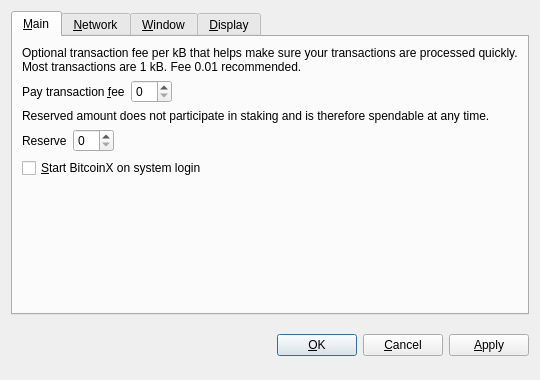
<?xml version="1.0" encoding="UTF-8"?>
<ui version="4.0">
 <class>OptionsDialog</class>
 <widget class="QDialog" name="OptionsDialog">
  <property name="geometry">
   <rect>
    <x>0</x>
    <y>0</y>
    <width>540</width>
    <height>380</height>
   </rect>
  </property>
  <property name="windowTitle">
   <string>Options</string>
  </property>
  <property name="modal">
   <bool>true</bool>
  </property>
  <layout class="QVBoxLayout" name="verticalLayout">
   <item>
    <widget class="QTabWidget" name="tabWidget">
     <property name="tabPosition">
      <enum>QTabWidget::North</enum>
     </property>
     <property name="currentIndex">
      <number>0</number>
     </property>
     <widget class="QWidget" name="tabMain">
      <attribute name="title">
       <string>&amp;Main</string>
      </attribute>
      <layout class="QVBoxLayout" name="verticalLayout_Main">
       <item>
        <widget class="QLabel" name="transactionFeeInfoLabel">
         <property name="text">
          <string>Optional transaction fee per kB that helps make sure your transactions are processed quickly. Most transactions are 1 kB. Fee 0.01 recommended.</string>
         </property>
         <property name="textFormat">
          <enum>Qt::PlainText</enum>
         </property>
         <property name="wordWrap">
          <bool>true</bool>
         </property>
        </widget>
       </item>
       <item>
        <layout class="QHBoxLayout" name="horizontalLayoutFee">
         <item>
          <widget class="QLabel" name="transactionFeeLabel">
           <property name="text">
            <string>Pay transaction &amp;fee</string>
           </property>
           <property name="textFormat">
            <enum>Qt::PlainText</enum>
           </property>
           <property name="buddy">
            <cstring>transactionFee</cstring>
           </property>
          </widget>
         </item>
         <item>
          <widget class="BitcoinAmountField" name="transactionFee"/>
         </item>
         <item>
          <spacer name="horizontalSpacerFee">
           <property name="orientation">
            <enum>Qt::Horizontal</enum>
           </property>
           <property name="sizeHint" stdset="0">
            <size>
             <width>40</width>
             <height>20</height>
            </size>
           </property>
          </spacer>
         </item>
        </layout>
       </item>
       <item>
        <widget class="QLabel" name="reserveBalanceInfoLabel">
         <property name="text">
          <string>Reserved amount does not participate in staking and is therefore spendable at any time.</string>
         </property>
         <property name="textFormat">
          <enum>Qt::PlainText</enum>
         </property>
         <property name="wordWrap">
          <bool>true</bool>
         </property>
        </widget>
       </item>
       <item>
        <layout class="QHBoxLayout" name="horizontalLayoutReserveBalance">
         <item>
          <widget class="QLabel" name="reserveBalanceLabel">
           <property name="text">
            <string>Reserve</string>
           </property>
           <property name="textFormat">
            <enum>Qt::PlainText</enum>
           </property>
           <property name="buddy">
            <cstring>reserveBalance</cstring>
           </property>
          </widget>
         </item>
         <item>
          <widget class="BitcoinAmountField" name="reserveBalance"/>
         </item>
         <item>
          <spacer name="horizontalSpacerReserveBalance">
           <property name="orientation">
            <enum>Qt::Horizontal</enum>
           </property>
           <property name="sizeHint" stdset="0">
            <size>
             <width>40</width>
             <height>20</height>
            </size>
           </property>
          </spacer>
         </item>
        </layout>
       </item>
       <item>
        <widget class="QCheckBox" name="bitcoinAtStartup">
         <property name="toolTip">
          <string>Automatically start BitcoinX after logging in to the system.</string>
         </property>
         <property name="text">
          <string>&amp;Start BitcoinX on system login</string>
         </property>
        </widget>
       </item>
       <item>
        <spacer name="verticalSpacer_Main">
         <property name="orientation">
          <enum>Qt::Vertical</enum>
         </property>
         <property name="sizeHint" stdset="0">
          <size>
           <width>20</width>
           <height>40</height>
          </size>
         </property>
        </spacer>
       </item>
      </layout>
     </widget>
     <widget class="QWidget" name="tabNetwork">
      <attribute name="title">
       <string>&amp;Network</string>
      </attribute>
      <layout class="QVBoxLayout" name="verticalLayout_Network">
       <item>
        <widget class="QCheckBox" name="mapPortUpnp">
         <property name="toolTip">
          <string>Automatically open the BitcoinX client port on the router. This only works when your router supports UPnP and it is enabled.</string>
         </property>
         <property name="text">
          <string>Map port using &amp;UPnP</string>
         </property>
        </widget>
       </item>
       <item>
        <widget class="QCheckBox" name="connectSocks">
         <property name="toolTip">
          <string>Connect to the BitcoinX network through a SOCKS proxy (e.g. when connecting through Tor).</string>
         </property>
         <property name="text">
          <string>&amp;Connect through SOCKS proxy:</string>
         </property>
        </widget>
       </item>
       <item>
        <layout class="QHBoxLayout" name="horizontalLayout_Network">
         <item>
          <widget class="QLabel" name="proxyIpLabel">
           <property name="text">
            <string>Proxy &amp;IP:</string>
           </property>
           <property name="textFormat">
            <enum>Qt::PlainText</enum>
           </property>
           <property name="buddy">
            <cstring>proxyIp</cstring>
           </property>
          </widget>
         </item>
         <item>
          <widget class="QValidatedLineEdit" name="proxyIp">
           <property name="maximumSize">
            <size>
             <width>140</width>
             <height>16777215</height>
            </size>
           </property>
           <property name="toolTip">
            <string>IP address of the proxy (e.g. 127.0.0.1)</string>
           </property>
          </widget>
         </item>
         <item>
          <widget class="QLabel" name="proxyPortLabel">
           <property name="text">
            <string>&amp;Port:</string>
           </property>
           <property name="textFormat">
            <enum>Qt::PlainText</enum>
           </property>
           <property name="buddy">
            <cstring>proxyPort</cstring>
           </property>
          </widget>
         </item>
         <item>
          <widget class="QLineEdit" name="proxyPort">
           <property name="maximumSize">
            <size>
             <width>55</width>
             <height>16777215</height>
            </size>
           </property>
           <property name="toolTip">
            <string>Port of the proxy (e.g. 9050)</string>
           </property>
          </widget>
         </item>
         <item>
          <widget class="QLabel" name="socksVersionLabel">
           <property name="text">
            <string>SOCKS &amp;Version:</string>
           </property>
           <property name="textFormat">
            <enum>Qt::PlainText</enum>
           </property>
           <property name="buddy">
            <cstring>socksVersion</cstring>
           </property>
          </widget>
         </item>
         <item>
          <widget class="QValueComboBox" name="socksVersion">
           <property name="toolTip">
            <string>SOCKS version of the proxy (e.g. 5)</string>
           </property>
          </widget>
         </item>
         <item>
          <spacer name="horizontalSpacer_Network">
           <property name="orientation">
            <enum>Qt::Horizontal</enum>
           </property>
           <property name="sizeHint" stdset="0">
            <size>
             <width>40</width>
             <height>20</height>
            </size>
           </property>
          </spacer>
         </item>
        </layout>
       </item>
       <item>
        <spacer name="verticalSpacer_Network">
         <property name="orientation">
          <enum>Qt::Vertical</enum>
         </property>
         <property name="sizeHint" stdset="0">
          <size>
           <width>20</width>
           <height>40</height>
          </size>
         </property>
        </spacer>
       </item>
      </layout>
     </widget>
     <widget class="QWidget" name="tabWindow">
      <attribute name="title">
       <string>&amp;Window</string>
      </attribute>
      <layout class="QVBoxLayout" name="verticalLayout_Window">
       <item>
        <widget class="QCheckBox" name="minimizeToTray">
         <property name="toolTip">
          <string>Show only a tray icon after minimizing the window.</string>
         </property>
         <property name="text">
          <string>&amp;Minimize to the tray instead of the taskbar</string>
         </property>
        </widget>
       </item>
       <item>
        <widget class="QCheckBox" name="minimizeOnClose">
         <property name="toolTip">
          <string>Minimize instead of exit the application when the window is closed. When this option is enabled, the application will be closed only after selecting Quit in the menu.</string>
         </property>
         <property name="text">
          <string>M&amp;inimize on close</string>
         </property>
        </widget>
       </item>
       <item>
        <spacer name="verticalSpacer_Window">
         <property name="orientation">
          <enum>Qt::Vertical</enum>
         </property>
         <property name="sizeHint" stdset="0">
          <size>
           <width>20</width>
           <height>40</height>
          </size>
         </property>
        </spacer>
       </item>
      </layout>
     </widget>
     <widget class="QWidget" name="tabDisplay">
      <attribute name="title">
       <string>&amp;Display</string>
      </attribute>
      <layout class="QVBoxLayout" name="verticalLayout_Display">
       <item>
        <layout class="QHBoxLayout" name="horizontalLayout_1_Display">
         <item>
          <widget class="QLabel" name="langLabel">
           <property name="text">
            <string>User Interface &amp;language:</string>
           </property>
           <property name="textFormat">
            <enum>Qt::PlainText</enum>
           </property>
           <property name="buddy">
            <cstring>lang</cstring>
           </property>
          </widget>
         </item>
         <item>
          <widget class="QValueComboBox" name="lang">
           <property name="toolTip">
            <string>The user interface language can be set here. This setting will take effect after restarting BitcoinX.</string>
           </property>
          </widget>
         </item>
        </layout>
       </item>
       <item>
        <layout class="QHBoxLayout" name="horizontalLayout_2_Display">
         <item>
          <widget class="QLabel" name="unitLabel">
           <property name="text">
            <string>&amp;Unit to show amounts in:</string>
           </property>
           <property name="textFormat">
            <enum>Qt::PlainText</enum>
           </property>
           <property name="buddy">
            <cstring>unit</cstring>
           </property>
          </widget>
         </item>
         <item>
          <widget class="QValueComboBox" name="unit">
           <property name="toolTip">
            <string>Choose the default subdivision unit to show in the interface and when sending coins.</string>
           </property>
          </widget>
         </item>
        </layout>
       </item>
       <item>
        <widget class="QCheckBox" name="displayAddresses">
         <property name="toolTip">
          <string>Whether to show BitcoinX addresses in the transaction list or not.</string>
         </property>
         <property name="text">
          <string>&amp;Display addresses in transaction list</string>
         </property>
        </widget>
       </item>
       <item>
        <widget class="QCheckBox" name="coinControlFeatures">
         <property name="toolTip">
          <string>Whether to show coin control features or not.</string>
         </property>
         <property name="text">
          <string>Display coin &amp;control features (experts only!)</string>
         </property>
        </widget>
       </item>
       <item>
        <spacer name="verticalSpacer_Display">
         <property name="orientation">
          <enum>Qt::Vertical</enum>
         </property>
         <property name="sizeHint" stdset="0">
          <size>
           <width>20</width>
           <height>40</height>
          </size>
         </property>
        </spacer>
       </item>
      </layout>
     </widget>
    </widget>
   </item>
   <item>
    <layout class="QHBoxLayout" name="horizontalLayout_Buttons">
     <item>
      <spacer name="horizontalSpacer_1">
       <property name="orientation">
        <enum>Qt::Horizontal</enum>
       </property>
       <property name="sizeHint" stdset="0">
        <size>
         <width>40</width>
         <height>48</height>
        </size>
       </property>
      </spacer>
     </item>
     <item>
      <widget class="QLabel" name="statusLabel">
       <property name="font">
        <font>
         <weight>75</weight>
         <bold>true</bold>
        </font>
       </property>
       <property name="text">
        <string/>
       </property>
       <property name="textFormat">
        <enum>Qt::PlainText</enum>
       </property>
       <property name="wordWrap">
        <bool>true</bool>
       </property>
      </widget>
     </item>
     <item>
      <spacer name="horizontalSpacer_2">
       <property name="orientation">
        <enum>Qt::Horizontal</enum>
       </property>
       <property name="sizeHint" stdset="0">
        <size>
         <width>40</width>
         <height>48</height>
        </size>
       </property>
      </spacer>
     </item>
     <item>
      <widget class="QPushButton" name="okButton">
       <property name="text">
        <string>&amp;OK</string>
       </property>
      </widget>
     </item>
     <item>
      <widget class="QPushButton" name="cancelButton">
       <property name="text">
        <string>&amp;Cancel</string>
       </property>
       <property name="autoDefault">
        <bool>false</bool>
       </property>
      </widget>
     </item>
     <item>
      <widget class="QPushButton" name="applyButton">
       <property name="text">
        <string>&amp;Apply</string>
       </property>
       <property name="autoDefault">
        <bool>false</bool>
       </property>
      </widget>
     </item>
    </layout>
   </item>
  </layout>
 </widget>
 <customwidgets>
  <customwidget>
   <class>BitcoinAmountField</class>
   <extends>QSpinBox</extends>
   <header>bitcoinamountfield.h</header>
  </customwidget>
  <customwidget>
   <class>QValueComboBox</class>
   <extends>QComboBox</extends>
   <header>qvaluecombobox.h</header>
  </customwidget>
  <customwidget>
   <class>QValidatedLineEdit</class>
   <extends>QLineEdit</extends>
   <header>qvalidatedlineedit.h</header>
  </customwidget>
 </customwidgets>
 <resources/>
 <connections/>
</ui>
